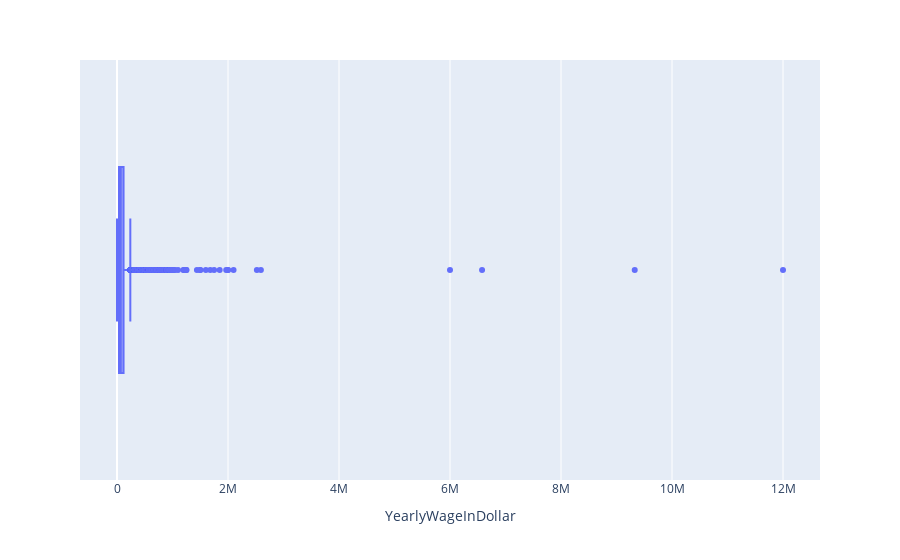

Notebook code for this chart:
### Code cell
px.box(df_limpa, x ='YearlyWageInDollar')

### Figure 1 — Plotly figure (JSON) as saved in the notebook; plotly's stock layout.template omitted (floating-point values rounded to 4 significant figures; data arrays with more than 128 entries replaced by an {"elided": "..."} marker saying what was removed)
{"data": [{"alignmentgroup": "True", "hovertemplate": "YearlyWageInDollar=%{x}<extra></extra>", "legendgroup": "", "marker": {"color": "#636efa"}, "name": "", "notched": false, "offsetgroup": "", "orientation": "h", "showlegend": false, "type": "box", "x": {"elided": "35720 int values"}, "x0": " ", "xaxis": "x", "y0": " ", "yaxis": "y"}], "layout": {"boxmode": "group", "legend": {"tracegroupgap": 0}, "margin": {"t": 60}, "xaxis": {"anchor": "y", "domain": [0, 1], "title": {"text": "YearlyWageInDollar"}}, "yaxis": {"anchor": "x", "domain": [0, 1]}}}
